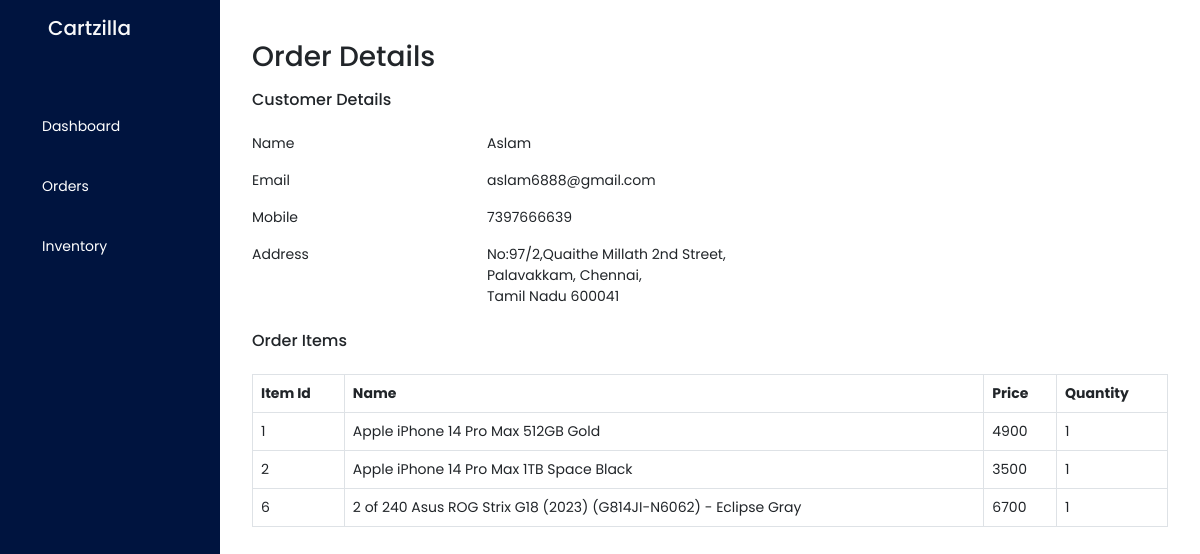
The page /admin/order/3 (signed in) on the database its author committed.
### core/models.py (models this page shows)
class User(db.Model, UserMixin):
    id = db.Column(db.Integer, primary_key=True)
    admin = db.Column(db.Boolean)
    name = db.Column(db.String(100), nullable=True)
    email = db.Column(db.String(100), unique=True, nullable=False)
    mobile = db.Column(db.String(255))
    password = db.Column(db.String(100), nullable=False)
    address_1 = db.Column(db.String(255))
    address_2 = db.Column(db.String(255))
    city = db.Column(db.String(255))
    state = db.Column(db.String(255))
    pincode = db.Column(db.String(255))

class OrderItem(db.Model):
    id = db.Column(db.Integer, primary_key=True)
    order_id = db.Column(db.Integer, db.ForeignKey('order.id'))
    product = db.Column(db.Integer, db.ForeignKey('product.id'))
    quantity = db.Column(db.Integer)

class Product(db.Model):
    id = db.Column(db.Integer, primary_key=True)
    name = db.Column(db.String(255))
    description = db.Column(db.Text)
    img_url = db.Column(db.String(255))
    category = db.Column(db.String(255))
    inventory = db.Column(db.Integer)
    price = db.Column(db.Integer)

### core/routes.py (the view)
@app.route('/admin/order/<id>')
@login_required
def orderitems(id):
    order = Order.query.filter_by(id=id).first()
    customer = User.query.filter_by(id=order.user).first()
    item =  db.engine.execute('''
            select * from order_item, product where order_item.product = product.id and order_item.order_id = {}
        '''.format(id))
    return render_template('admin/Orders/orderview.html',order=order, item=item, customer=customer)

### core/routes.py (called while the page is built)
@login_manager.user_loader
def load_user(user_id):
    return User.query.get(user_id)

### core/templates/admin/Orders/orderview.html (shortened to what this page needs)
{%extends 'admin/index.html'%}
{%block content%}
<div class="p-4 mx-2">
    <h3 class="my-3">Order Details</h3>
    <h6>Customer Details</h6>
    <div class="row">
        <div class="col-3">
            <div class="my-3">Name</div>
            <div class="my-3">Email</div>
            <div class="my-3">Mobile</div>
            <div class="my-3">Address</div>
        </div>
        <div class="col-4">
            <div class="my-3">{{customer.name}}</div>
            <div class="my-3">{{customer.email}}</div>
            <div class="my-3">{{customer.mobile}}</div>
            <div class="mt-3">{{customer.address_1}},</div>
            <div>{{customer.address_2}}, {{customer.city}}, </div>
            <div>{{customer.state}} {{customer.pincode}}</div>
        </div>
    </div>
    <div>
        <h6 class="my-4">Order Items</h6>
        <table class="table table-bordered my-4">
            <thead>
                <tr>
                    <th>Item Id</th>
                    <th>Name</th>
                    <th>Price</th>
                    <th>Quantity</th>
                </tr>
            </thead>
            <tbody>
                {%for data in item%}
                <tr>
                    <td>{{data.id}}</td>
                    <td>{{data.name}}</td>
                    <td>{{data.price}}</td>
                    <td>{{data.quantity}}</td>
                </tr>
                {%endfor%}
            </tbody>
        </table>
    </div>
</div>
{%endblock%}

### core/static/css/admin.css (style rules this page uses)
body { font-family: 'Poppins', sans-serif; font-size: 14px !important; }

### rows shown on the page
User: name "Aslam", email "aslam6888@gmail.com", mobile "7397666639", address_1 "No:97/2,Quaithe Millath 2nd Street", address_2 "Palavakkam", city "Chennai", state "Tamil Nadu", pincode "600041"
OrderItem: id "1", name "Apple iPhone 14 Pro Max 512GB Gold", price "4900", quantity "1"
OrderItem: id "2", name "Apple iPhone 14 Pro Max 1TB Space Black", price "3500", quantity "1"
OrderItem: id "6", name "2 of 240 Asus ROG Strix G18 (2023) (G814JI-N6062) - Eclipse Gray", price "6700", quantity "1"
